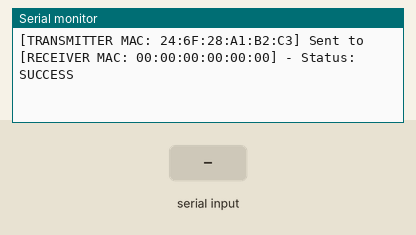
This program was run on a simulated ESP32. Shown: the last lines printed to the serial monitor. Inputs (shaded band) come from the test bench.

Above: at 2.2 s.
2.3 s: "90 45 200\n" received over Serial
At 2.67 s:
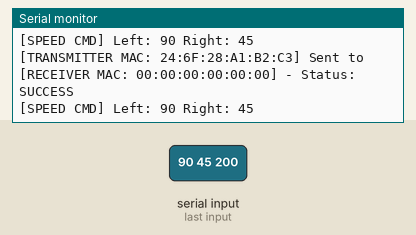
3.8 s: "5\n" received over Serial
At 3.83 s:
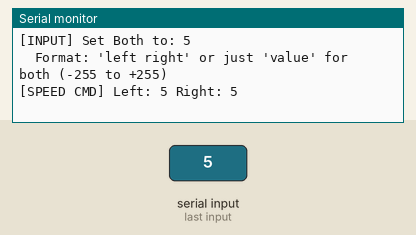
Timing chart, 0 to 6.8 s (numbered marks = the images above; inputs shaded):
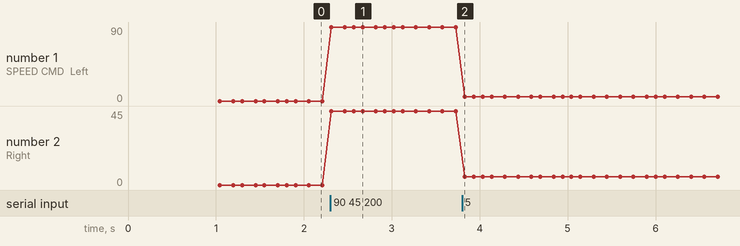

The program:

main.cpp
```cpp
#include <Arduino.h>
#include <esp_now.h>
#include <WiFi.h>


uint8_t broadcastAddress[] = {0x64, 0xB7, 0x08, 0x9C, 0x5D, 0xE0};  // ENPH459_ESP32_Comms MAC

typedef struct struct_message {
    int id;
    int leftSpeed;   // -255 to +255 (negative = reverse, positive = forward)
    int rightSpeed;  // -255 to +255 (negative = reverse, positive = forward)
} struct_message;

struct_message command;

// simple message for setting a GPIO pin: pin number and value (0 = LOW, 1 = HIGH)
typedef struct gpio_message {
  uint8_t pin;
  uint8_t value;
} gpio_message;

// heartbeat message for connectivity verification
typedef struct heartbeat_message {
  uint32_t counter;
  uint32_t timestamp;
} heartbeat_message;

gpio_message gpioCmd;

esp_now_peer_info_t peerInfo;

const int ledPin = 0;
const int freq = 5000;
const int channel = 0;
const int resolution = 8;

static uint32_t heartbeat_counter = 0;

void OnDataSent(const uint8_t *mac_addr, esp_now_send_status_t status) {
  char macStr[18];
  snprintf(macStr, sizeof(macStr), "%02X:%02X:%02X:%02X:%02X:%02X",
           mac_addr[0], mac_addr[1], mac_addr[2], mac_addr[3], mac_addr[4], mac_addr[5]);

  Serial.print("\r\n[TRANSMITTER MAC: ");
  Serial.print(WiFi.macAddress());
  Serial.print("] Sent to [RECEIVER MAC: ");
  Serial.print(macStr);
  Serial.print("] - Status: ");
  Serial.println(status == ESP_NOW_SEND_SUCCESS ? "SUCCESS" : "FAILED");
}

// Called when data is received via ESP-NOW
void OnDataRecv(const uint8_t * mac, const uint8_t *incomingData, int len) {
  char macStr[18];
  snprintf(macStr, sizeof(macStr), "%02X:%02X:%02X:%02X:%02X:%02X",
           mac[0], mac[1], mac[2], mac[3], mac[4], mac[5]);
  Serial.print("\n[RECEIVER MAC: ");
  Serial.print(WiFi.macAddress());
  Serial.print("] Received packet from [TRANSMITTER MAC: ");
  Serial.println(macStr);

  if (len >= (int)sizeof(gpio_message)) {
    // interpret incoming data as gpio_message
    memcpy(&gpioCmd, incomingData, sizeof(gpio_message));
    Serial.print("GPIO cmd - pin: "); Serial.print(gpioCmd.pin);
    Serial.print(" value: "); Serial.println(gpioCmd.value);

    // basic validation: pin number in a reasonable range for ESP32 (0-39)
    if (gpioCmd.pin <= 39) {
      // set pin to OUTPUT before writing
      pinMode(gpioCmd.pin, OUTPUT);
      if (gpioCmd.value)
        digitalWrite(gpioCmd.pin, HIGH);
      else
        digitalWrite(gpioCmd.pin, LOW);
    } else {
      Serial.println("Received pin number out of range, ignoring");
    }
  } else {
    Serial.println("Received data is too small to be a gpio_message");
  }
}


void setup() {

  // iniialize Serial Monitor
  Serial.begin(115200);
  delay(1000);  // Give serial monitor time to start

  // Set device as a Wi-Fi Station
  WiFi.mode(WIFI_STA);

  Serial.println("\n========================================");
  Serial.println("ESP32 ESP-NOW Device Initialized");
  Serial.print("This Device's MAC Address: ");
  Serial.println(WiFi.macAddress());
  Serial.print("Target Receiver MAC Address: ");
  Serial.print(String(broadcastAddress[0], HEX)); Serial.print(":");
  Serial.print(String(broadcastAddress[1], HEX)); Serial.print(":");
  Serial.print(String(broadcastAddress[2], HEX)); Serial.print(":");
  Serial.print(String(broadcastAddress[3], HEX)); Serial.print(":");
  Serial.print(String(broadcastAddress[4], HEX)); Serial.print(":");
  Serial.println(String(broadcastAddress[5], HEX));
  Serial.println("========================================\n");

  // Initialize ESP-NOW
  if (esp_now_init() != ESP_OK) {
    Serial.println("Error initializing ESP-NOW");
    return;
  }

  // Register send callback
  esp_now_register_send_cb(OnDataSent);

  // Register peer
  memcpy(peerInfo.peer_addr, broadcastAddress, 6);
  peerInfo.channel = 0;
  peerInfo.encrypt = false;

  // Add peer
  if (esp_now_add_peer(&peerInfo) != ESP_OK){
    Serial.println("Failed to add peer");
    return;
  }

  Serial.println("Peer registered successfully!");
  Serial.println("\n========== SPEED INPUT INSTRUCTIONS ===========");
  Serial.println("Enter motor speed values (-255 to +255):");
  Serial.println("  > Single value for both motors: 100");
  Serial.println("  > Separate values: 100 -75  (left=100, right=-75)");
  Serial.println("  > Negative = Reverse, Positive = Forward");
  Serial.println("  > Range: -255 to +255 (auto clamped)");
  Serial.println("==============================================\n");
}

void loop() {
  // Send heartbeat every 1 second
  static unsigned long lastHeartbeat = 0;
  if (millis() - lastHeartbeat > 1000) {
    heartbeat_message hb;
    hb.counter = heartbeat_counter++;
    hb.timestamp = millis();

    Serial.print("[HEARTBEAT] Sending pulse #");
    Serial.print(hb.counter);
    Serial.println(" ms");

    esp_err_t result = esp_now_send(broadcastAddress, (uint8_t *)&hb, sizeof(hb));
    if (result != ESP_OK) {
      Serial.println("Failed to send heartbeat");
    }
    lastHeartbeat = millis();
  }

  // Handle serial input for speed commands
  static int leftSpeed = 0;
  static int rightSpeed = 0;

  if (Serial.available()) {
    String input = Serial.readStringUntil('\n');
    input.trim();

    if (input.length() > 0) {
      // Parse input format: "left right" (e.g., "-128 75" means left=-128, right=75)
      int spaceIndex = input.indexOf(' ');

      if (spaceIndex > 0) {
        // Two values provided
        int left = input.substring(0, spaceIndex).toInt();
        int right = input.substring(spaceIndex + 1).toInt();

        // Validate and clamp
        leftSpeed = constrain(left, -255, 255);
        rightSpeed = constrain(right, -255, 255);

        Serial.print("[INPUT] Set Left: ");
        Serial.print(leftSpeed);
        Serial.print(" Right: ");
        Serial.println(rightSpeed);
      } else {
        // Single value provided - apply to both
        int speed = input.toInt();
        leftSpeed = constrain(speed, -255, 255);
        rightSpeed = constrain(speed, -255, 255);

        Serial.print("[INPUT] Set Both to: ");
        Serial.println(leftSpeed);
      }

      Serial.println("  Format: 'left right' or just 'value' for both (-255 to +255)");
    }
  }

  // Send thrust commands at regular interval (100ms)
  static unsigned long lastThrust = 0;
  if (millis() - lastThrust > 100) {
    struct_message msg;
    msg.id = 1;
    msg.leftSpeed = leftSpeed;
    msg.rightSpeed = rightSpeed;

    Serial.print("[SPEED CMD] Left: ");
    Serial.print(msg.leftSpeed);
    Serial.print(" Right: ");
    Serial.println(msg.rightSpeed);

    esp_err_t result = esp_now_send(broadcastAddress, (uint8_t *)&msg, sizeof(msg));
    if (result != ESP_OK) {
      Serial.println("Failed to send speed command");
    }
    lastThrust = millis();
  }

  delay(50);
}
```

Measured:
- after the input at 2.3 s, the serial monitor: prints a new line at once (image 1)
- after the input at 3.8 s, the serial monitor: prints a new line at once (image 2)
- plotted number 1: 0 → 90 after the input at 2.3 s
- plotted number 2: 0 → 45 after the input at 2.3 s
